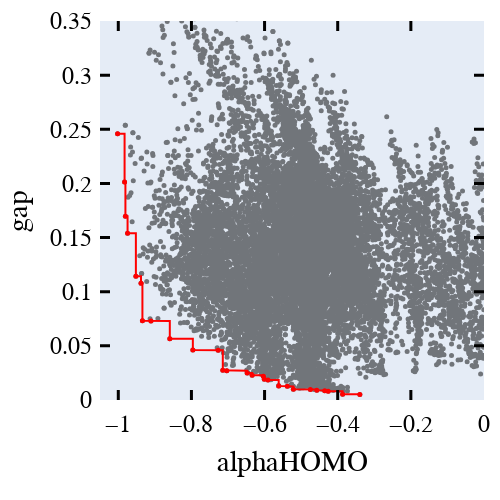

Source (notebook cell):
### Code cell
pareto_inds, pareto_points = is_pareto(points=df[[y1l, y2l]].values)
plot_pareto_front(df, pareto_points, y1l, y2l,
                  figname=basepath + 'global_pareto_front.pdf',
                  range1=[-1.05, 0], range2=[0, 0.35])

### Figure 1 — Plotly figure (JSON) as saved in the notebook; plotly's stock layout.template omitted (floating-point values rounded to 4 significant figures; data arrays with more than 128 entries replaced by an {"elided": "..."} marker saying what was removed)
{"data": [{"marker": {"color": "black", "size": 5}, "mode": "markers", "opacity": 0.5, "type": "scatter", "x": {"elided": "15011 float values"}, "y": {"elided": "15011 float values"}}, {"marker": {"color": "red", "size": 5}, "mode": "markers", "opacity": 1, "type": "scatter", "x": [-1.002, -0.9828, -0.9805, -0.9746, -0.9519, -0.9379, -0.934, -0.9107, -0.8591, -0.7961, -0.7269, -0.7142, -0.7034, -0.6477, -0.634, -0.6033, -0.6007, -0.5907, -0.5614, -0.5378, -0.5212, -0.4747, -0.4571, -0.4355, -0.426, -0.3866, -0.3395], "y": [0.2459, 0.2014, 0.1698, 0.1541, 0.1143, 0.1078, 0.0731, 0.073, 0.0566, 0.0461, 0.046, 0.0274, 0.027, 0.025, 0.0229, 0.0219, 0.0191, 0.0184, 0.0129, 0.0126, 0.0099, 0.0098, 0.0091, 0.0085, 0.008, 0.0053, 0.0051]}, {"line": {"color": "red", "width": 2}, "mode": "lines", "opacity": 1, "type": "scatter", "x": [-1.002, -0.9828, -0.9828, -0.9805, -0.9805, -0.9746, -0.9746, -0.9519, -0.9519, -0.9379, -0.9379, -0.934, -0.934, -0.9107, -0.9107, -0.8591, -0.8591, -0.7961, -0.7961, -0.7269, -0.7269, -0.7142, -0.7142, -0.7034, -0.7034, -0.6477, -0.6477, -0.634, -0.634, -0.6033, -0.6033, -0.6007, -0.6007, -0.5907, -0.5907, -0.5614, -0.5614, -0.5378, -0.5378, -0.5212, -0.5212, -0.4747, -0.4747, -0.4571, -0.4571, -0.4355, -0.4355, -0.426, -0.426, -0.3866, -0.3866, -0.3395, -0.3395], "y": [0.2459, 0.2459, 0.2014, 0.2014, 0.1698, 0.1698, 0.1541, 0.1541, 0.1143, 0.1143, 0.1078, 0.1078, 0.0731, 0.0731, 0.073, 0.073, 0.0566, 0.0566, 0.0461, 0.0461, 0.046, 0.046, 0.0274, 0.0274, 0.027, 0.027, 0.025, 0.025, 0.0229, 0.0229, 0.0219, 0.0219, 0.0191, 0.0191, 0.0184, 0.0184, 0.0129, 0.0129, 0.0126, 0.0126, 0.0099, 0.0099, 0.0098, 0.0098, 0.0091, 0.0091, 0.0085, 0.0085, 0.008, 0.008, 0.0053, 0.0053, 0.0051]}], "layout": {"font": {"color": "black", "family": "Helvetica", "size": 24}, "height": 500, "legend": {"bgcolor": "rgba(0,0,0,0)", "orientation": "v", "x": 0, "y": 1}, "margin": {"b": 100, "l": 100, "r": 10, "t": 10}, "showlegend": false, "width": 500, "xaxis": {"color": "black", "linewidth": 3, "mirror": "allticks", "range": [-1.05, 0], "showgrid": false, "showline": true, "ticklen": 10, "ticks": "inside", "tickwidth": 3, "title": {"text": "alphaHOMO"}, "zeroline": false}, "yaxis": {"color": "black", "linewidth": 3, "mirror": "allticks", "range": [0, 0.35], "showgrid": false, "showline": true, "ticklen": 10, "ticks": "inside", "tickwidth": 3, "title": {"text": "gap"}, "zeroline": false}}}
